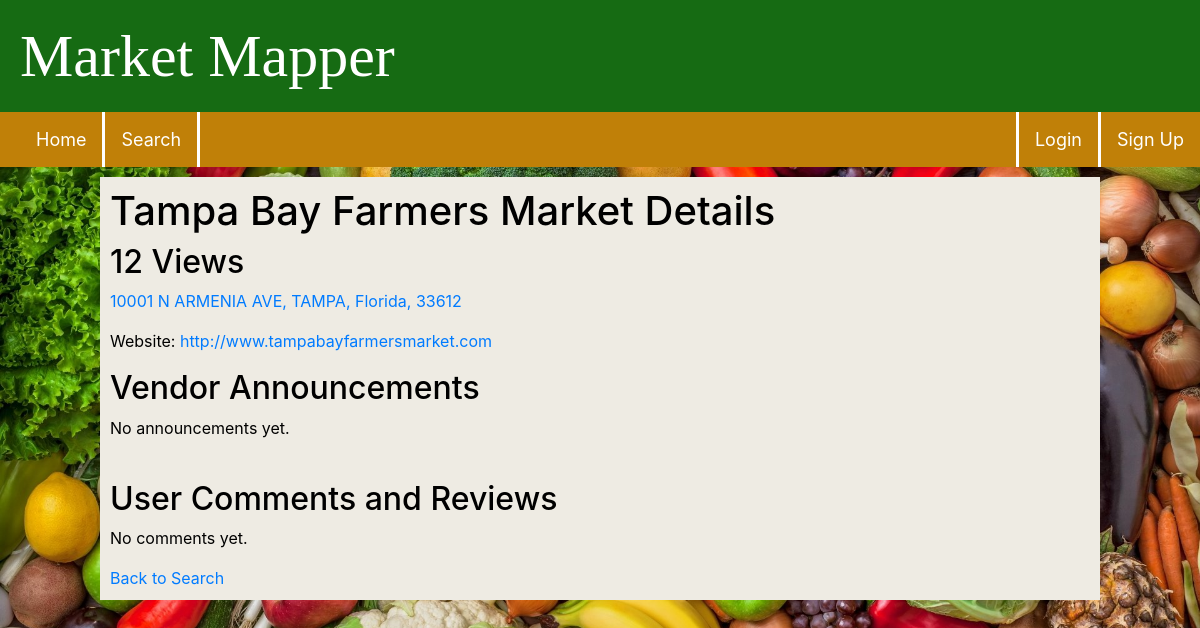
Screenshot of /market/309438 with the database file from the repository.
### website/models.py (models this page shows)
class FarmersMarket(db.Model):
    __tablename__ = 'farmers_market'
    listing_id = db.Column(db.String(20), primary_key=True)  # listing_id as the primary key
    listing_name = db.Column(db.String(100))
    listing_desc = db.Column(db.String(10000))
    contact_name = db.Column(db.String(100))
    contact_email = db.Column(db.String(100))
    contact_phone = db.Column(db.String(20))
    media_website = db.Column(db.String(200))
    media_facebook = db.Column(db.String(200))
    media_twitter = db.Column(db.String(200))
    media_instagram = db.Column(db.String(200))
    media_pinterest = db.Column(db.String(200))
    media_youtube = db.Column(db.String(200))
    media_blog = db.Column(db.String(200))
    location_address = db.Column(db.String(200))
    location_state = db.Column(db.String(50))
    location_city = db.Column(db.String(50))
    location_street = db.Column(db.String(200))
    location_zipcode = db.Column(db.String(20))

class PageViews(db.Model):
    tablename = 'views'
    id = db.Column(db.Integer, primary_key=True)
    views = db.Column(db.Integer)

### website/views.py (the view, shortened to what this page needs)
@views.route('/market/<listing_id>', methods=['GET', 'POST'])
def market_detail(listing_id):
    market = get_market_data(listing_id)
    refresh_page = False
    if market is None:
        flash("Failed to fetch market data.", category="error")
        return redirect(url_for('views.search'))
    if current_user.is_authenticated:
        existing_visit = UserMarketVisit.query.filter_by(user_id=current_user.id, market_id=listing_id).first()
        if not existing_visit:
            visit = UserMarketVisit(user_id=current_user.id, market_id=listing_id)
            db.session.add(visit)
            db.session.commit()
    page_views = PageViews.query.filter_by(id=listing_id).first()
    if page_views:
        page_views.views += 1
        db.session.commit()
    else:
        page_views = PageViews(id=listing_id, views=1)
        db.session.add(page_views)
        db.session.commit()
    comments = Comment.query.filter_by(listing_id=listing_id).all()
    if len(comments) <= 0:
        comments = None
    announcements = Announcement.query.filter_by(listing_id=listing_id).all()
    if len(announcements) <= 0:
        announcements = None
    users_dict = {user.id: user.username for user in User.query.all()}
    return render_template("market_detail.html", market=market, comments=comments, announcements=announcements, activeUser = current_user, users_dict = users_dict, page_views = page_views)

### website/api.py (called while the page is built)
def get_market_data(listing_id):
    market_data = FarmersMarket.query.filter_by(listing_id=listing_id).first()
    if market_data is None:
        api_data = get_market_data_from_api(api_response, listing_id)
        if api_data:
            market_data = create_or_update_market(api_data)
    return market_data

### website/templates/market_detail.html (shortened to what this page needs)
{% extends "base.html" %}
{% block content %}
<div id="content">
    <h1 style="color: black">{{ market.listing_name }} Details</h1>
    <h2 style="color: black">{{ page_views.views }} Views</h1>
    <p><a href="https://www.google.com/maps?q={{ market.location_street }}, {{ market.location_city }}, {{ market.location_state }}, {{ market.location_zipcode }}" target="_blank">{{ market.location_street }}, {{ market.location_city }}, {{ market.location_state }}, {{ market.location_zipcode }}</a></p>
    <p style="color: black">
        {% if market.media_website %}
            Website: <a href="{{ market.media_website }}" target="_blank">{{ market.media_website }}</a>
        {% elif market.media_facebook %}
            Facebook: <a href="{{ market.media_facebook }}" target="_blank">{{ market.media_facebook }}</a>
        {% elif market.contact_phone %}
            Phone: {{ market.contact_phone }}
        {% else %}
            No Contact Info Available.
        {% endif %}
    </p>
    <h2 style="color: black">Vendor Announcements</h2>
    {% if announcements %}
        <table id="comment">
            <thead>
                <tr>
                    <th style="color: black">Vendor</th>
                    <th style="color: black">Announcement</th>
                    <th style="color: black">Date</th>
                    <th></th>
                </tr>
            </thead>
            <tbody>
                {% for announcement in announcements %}
                    <tr>
                        <td style="color: black" style="margin-right: 50px;">{{ users_dict.get(announcement.user_id) }}</td>
                        <td style="color: black">{{ announcement.text }}</td>
                        <td style="color: black">{{ announcement.date }}</td>
                        {% if announcement.user_id == activeUser.id %}
                        <td>
                            <button type="button" style="position:right" onClick="deleteAnnouncement({{ market.listing_id }}, {{  announcement.id }})">
                                <span aria-hidden="true">&times;</span>
                            </button>
                        </td>
                        {% endif %}
                    </tr>
                {% endfor %}
            </tbody>
        </table>
    {% else %}
        <p style="color: black">No announcements yet.</p>
    {% endif %}
    <br>
    <h2 style="color: black">User Comments and Reviews</h2>
    {% if comments %}
        <table id="comment">
            <thead>
                <tr>
                    <th style="color: black">User</th>
                    <th style="color: black">Comment</th>
                    <th style="color: black">Date</th>
                    <th style="color: black"></th>
                </tr>
            </thead>
            <tbody>
                {% for comment in comments %}
                    <tr>
                        <td style="color: black" style="margin-right: 50px;">{{ users_dict.get(comment.user_id) }}</td>
                        <td style="color: black">{{ comment.text }}</td>
                        <td style="color: black">{{ comment.date }}</td>
                        {% if comment.user_id == activeUser.id %}
                        <td>
                            <button type="button" style="position:right" onClick="deleteComment({{ market.listing_id }}, {{  comment.id }})">
                                <span aria-hidden="true">&times;</span>
                            </button>
                        </td>
                        {% endif %}
                    </tr>
                {% endfor %}
            </tbody>
        </table>
    {% else %}
        <p style="color: black">No comments yet.</p>
    {% endif %}
    <a href="/search">Back to Search</a>
</div>
{% endblock %}

### website/static/css/default.css (style rules this page uses)
body { margin:0px; background-color: rgb(131, 131, 131) ; background-image: url('thumb-1920-1274685.jpg'); background-size: cover; background-attachment: fixed; }
#content { background-color: rgb(238, 235, 227); width: 1000px; margin: auto; color: white; padding: 10px; }
div { margin: 10px 20px 0px 20px; }

### rows the page displays
FarmersMarket: listing_name "Tampa Bay Farmers Market", location_street "10001 N ARMENIA AVE", location_city "TAMPA", location_state "Florida", location_zipcode "33612", media_website "http://www.tampabayfarmersmarket.com"
PageViews: views "12"
